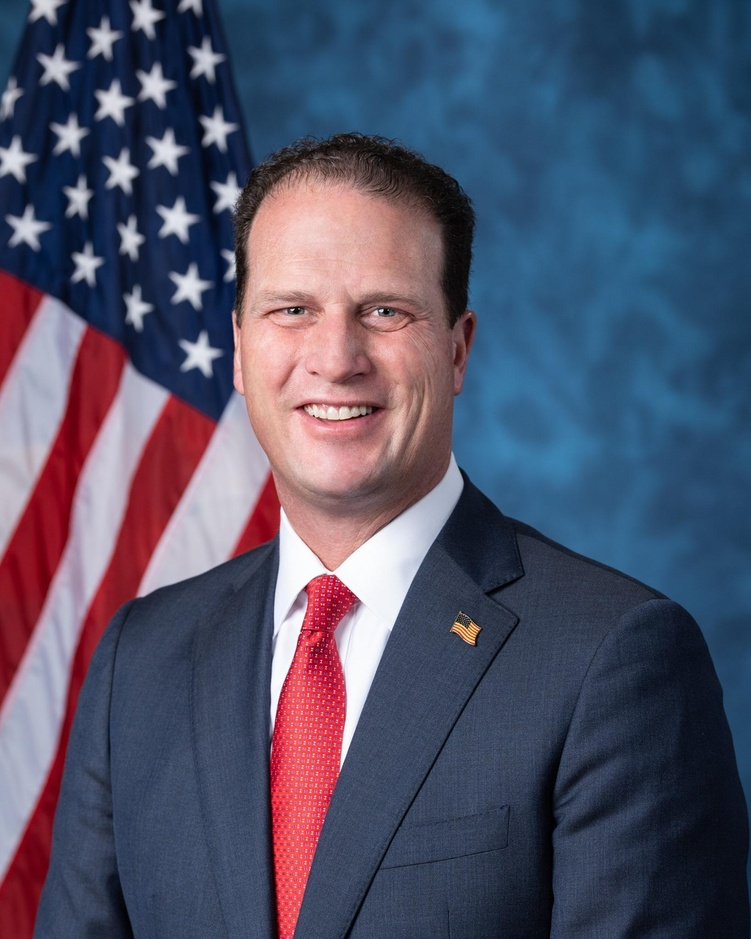
#> input picture Faces_TRASH/faces_db copy 3/APfluger.jpg, 751 x 939 px, shrunk from 1638 x 2048 before the run; its folder holds only this picture in this run
$ python -i analyze_images.py   (imports and definitions only)   (older library calls are emulated)
#> lines starting #> are read from the running program, lines starting #| are printed output that depends on the picture
import os
import cv2

faces_dir = os.path.dirname(os.path.abspath(__file__))
image_files = [f for f in os.listdir(faces_dir) if f.lower().endswith(('.jpg', '.jpeg', '.png'))]

def analyze_image(img_path):
#> called with img_path = 'APfluger.jpg'
    img = cv2.imread(img_path)
#> img is the input picture: shape (939, 751, 3); mean B, G, R 104.2, 82, 80.4
    if img is None:
        return {"status": "Unreadable"}
    gray = cv2.cvtColor(img, cv2.COLOR_BGR2GRAY)
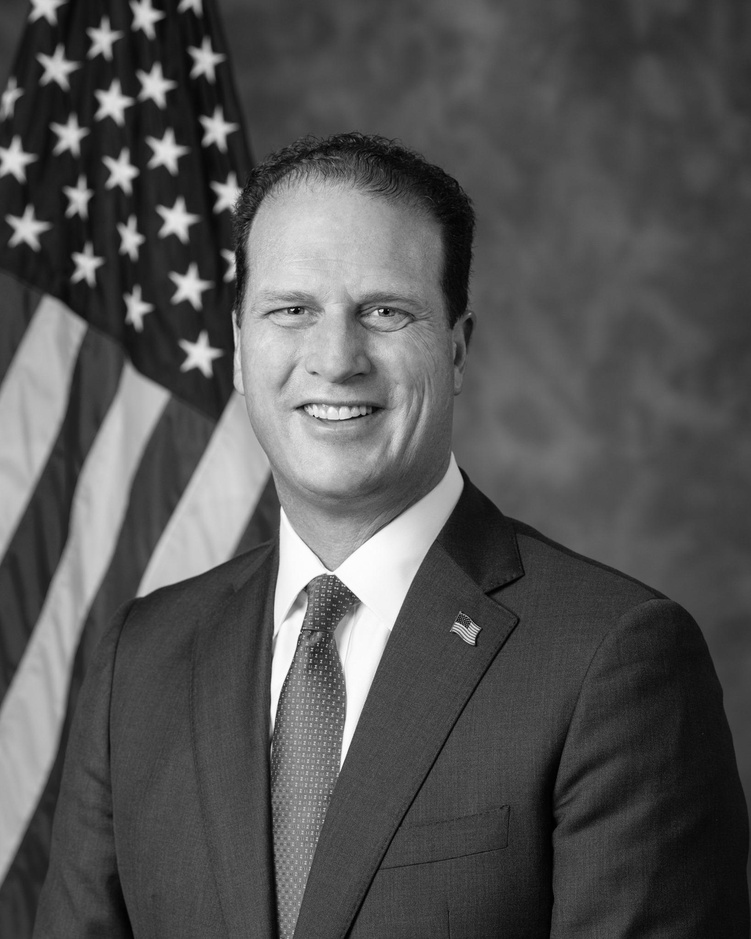
#> gray: shape (939, 751); min 0, max 255, mean 84.1
    # Check image size
    h, w = img.shape[:2]
#> h = 939; w = 751
    # Check blurriness
    lap_var = cv2.Laplacian(gray, cv2.CV_64F).var()
#> lap_var = 285.7
    # Detect faces
    face_cascade = cv2.CascadeClassifier(cv2.data.haarcascades + "haarcascade_frontalface_default.xml")
    faces = face_cascade.detectMultiScale(gray, 1.1, 5)
#> faces = [[211, 212, 261, 261]]
    return {
        "size": f"{w}x{h}",
        "blur": lap_var,
        "faces_detected": len(faces)
    }

# [4 lines not run here, left out]

>>> result = analyze_image('APfluger.jpg')
#> result = {'size': '751x939', 'blur': 285.7, 'faces_detected': 1}
